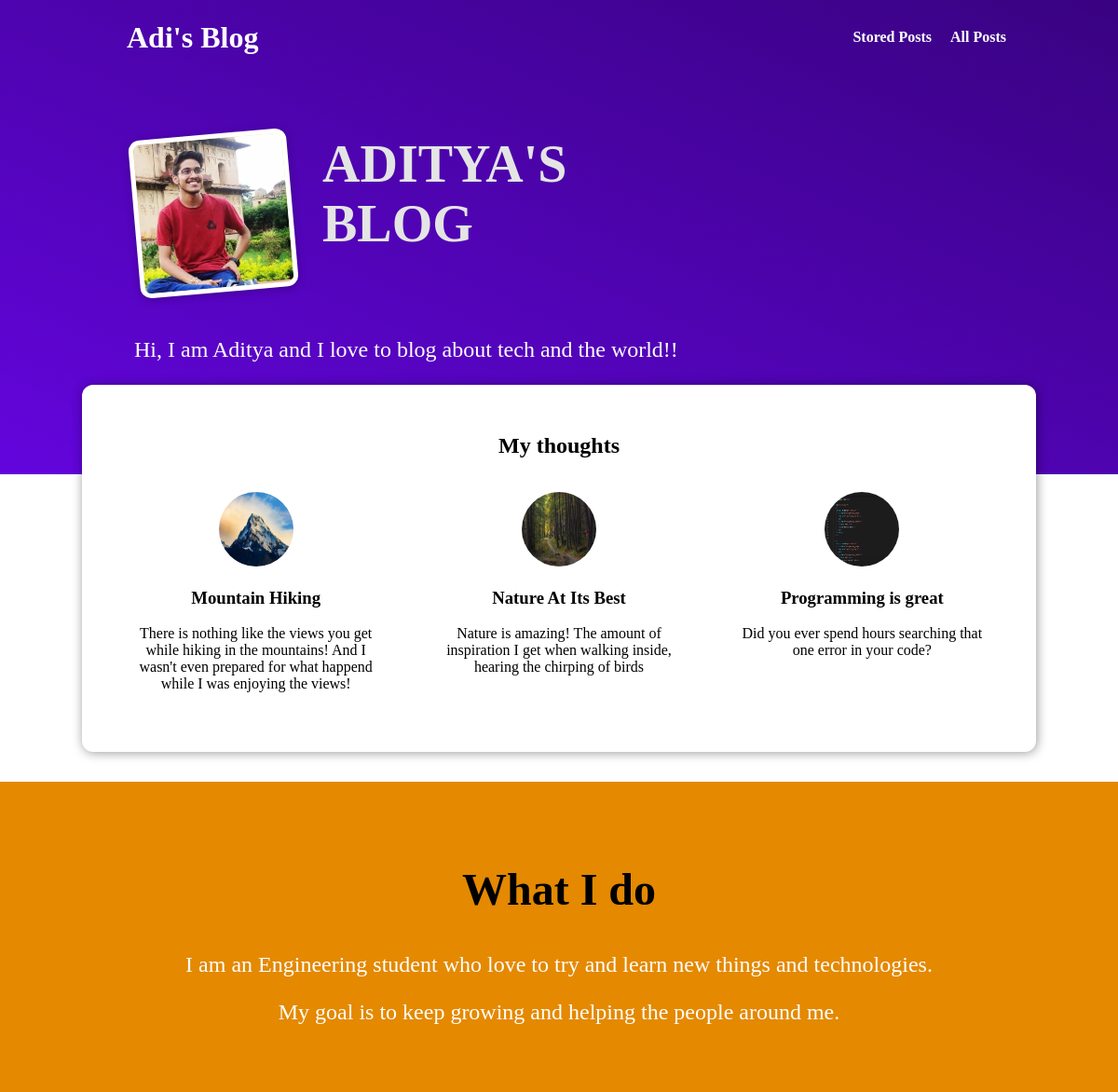
The page / on the database its author committed.
### blog/models.py (models this page shows, shortened)
class Post(models.Model):
    title = models.CharField(max_length=150)
    excerpt = models.CharField(max_length=1000)
    image = models.ImageField(upload_to="posts",null=True)
    date = models.DateField(auto_now=True)
    slug = models.SlugField(unique=True, db_index=True)
    content = models.TextField(validators=[MinLengthValidator(10)])
    author =models.ForeignKey(Author, on_delete= models.SET_NULL,related_name="posts",null=True)
    tags = models.ManyToManyField(Tag)

### blog/views.py (the view)
# urls.py: path("", views.StartingPageView.as_view(), name="starting-page"),
class StartingPageView(ListView):
    template_name = "blog/index.html"
    model = Post
    ordering=["-date"]
    context_object_name="posts"
    def get_queryset(self):
        queryset=super().get_queryset()
        data=queryset[:3]
        return data

### blog/templates/blog/index.html (shortened to what this page needs)
{% extends "base.html" %}
{% load static %}
{% block css_files %}
 <link rel="stylesheet" href="{% static "blog/index.css"%}" />
 <link rel="stylesheet" href= "{% static "blog/post.css" %}" />
{% endblock  %}
{% block content %}
 <section id="welcome">
    <header>
        <img src=" {%static "blog/images/Me.jpeg" %} " alt="Adi - the author of this Blog" />
        <h2> ADITYA'S BLOG</h2>
    </header>
    <p> Hi, I am Aditya and I love to blog about tech and the world!!</p>
 </section>
 <section id="latest-posts">
    <h2>My thoughts</h2>
    <ul>
        {% for post in posts %}
         {% include "blog/includes/post.html" %}
        {% endfor %}
    </ul>
</section>
 <section id="info">
    <h2>What I do</h2>
    <p>
        I am an Engineering student who love to try and learn new things and technologies.
    </p>
    <p>
        My goal is to keep growing and helping the people around me.
    </p>
</section>
{% endblock %}

### blog/templates/blog/includes/post.html
<li>
    <article class="post">
        <a id="post-anchor" href="{% url "post-detail" post.slug %}">
            <img id="post-img" src="{{ post.image.url }}" alt="{{post.title}}"></img>
            <div class="post__content">
                <h3>{{ post.title }}</h3>
                <p>
                    {{post.excerpt}}
                </p>
            </div>
        </a>
    </article>
</li>

### blog/static/blog/index.css (style rules this page uses)
body { margin:0; }
#welcome { background: linear-gradient(to right top, #6305dd, #390281); padding: 6rem 12%; }
#welcome header { display: flex; align-items: flex-start; margin :3rem auto; }
#welcome img { width: 10rem; height: 10rem; object-fit: cover; object-position: top; border: 5px solid white; border-radius: 12px; background-color: #ffe1bf; transform: rotateZ(-5deg); box-shadow: 0 2px 8px rgba(0,0,0,0.25); }
#welcome h2 { font-size: 3.5rem; margin: 0 0 0 2rem; color: #e4e4e4; width:10rem; }
#welcome p { color: white; font-size: 1.5rem; }
#latest-posts { background-color: white; padding: 2rem; border-radius: 12px; width: 60rem; margin: -6rem auto 2rem auto; box-shadow: 1px 1px 12px rgba(0,0,0,0.4); }
#latest-posts h2 { text-align: center; }
#latest-posts ul { list-style: none; margin: 0; padding: 0; display: flex; gap: 1rem; }
#latest-posts li { flex:1; }
#post-img { width:5rem; height: 5rem; border-radius: 50%; }
.post__content { text-align: center; }
#info { text-align: center; padding: 3rem; background-color: #e48900; margin-top: 2rem; }
#info h2 { font-size: 3rem; }
#info p { font-size: 1.5rem; color: white; }

### blog/static/blog/post.css (style rules this page uses)
.post { display: flex; flex-direction: column; align-items: center; text-align: center; }
.post a { text-decoration: none; color: black; transition: all 0.2s ease; padding: 1rem; }

### rows shown on the page
Post: image (picture), title "Mountain Hiking", excerpt "There is nothing like the views you get while hiking in the mountains! And I wasn't even prepared for what happend while I was enjoying the views!"
Post: image (picture), title "Nature At Its Best", excerpt "Nature is amazing! The amount of inspiration I get when walking inside, hearing the chirping of birds"
Post: image (picture), title "Programming is great", excerpt "Did you ever spend hours searching that one error in your code?"
